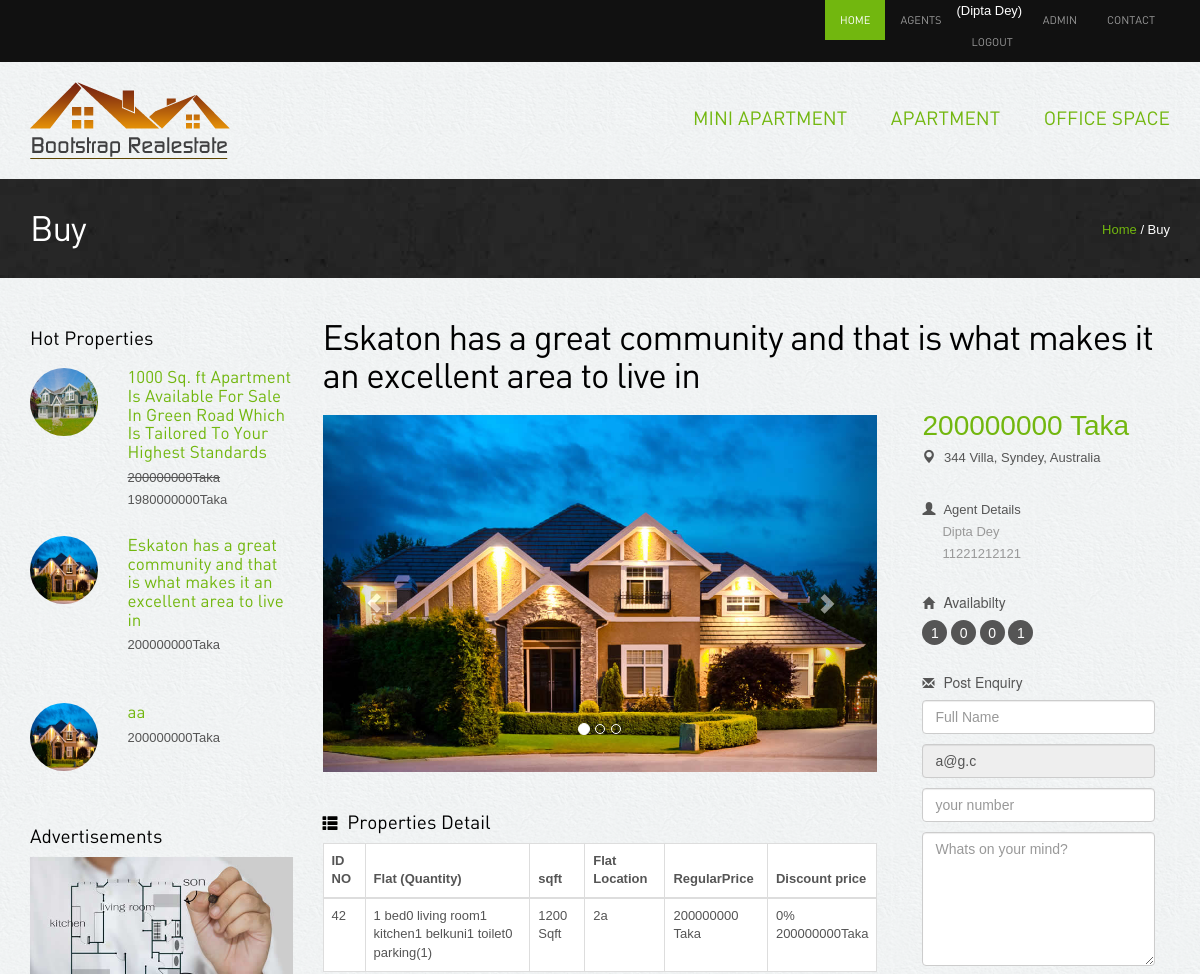
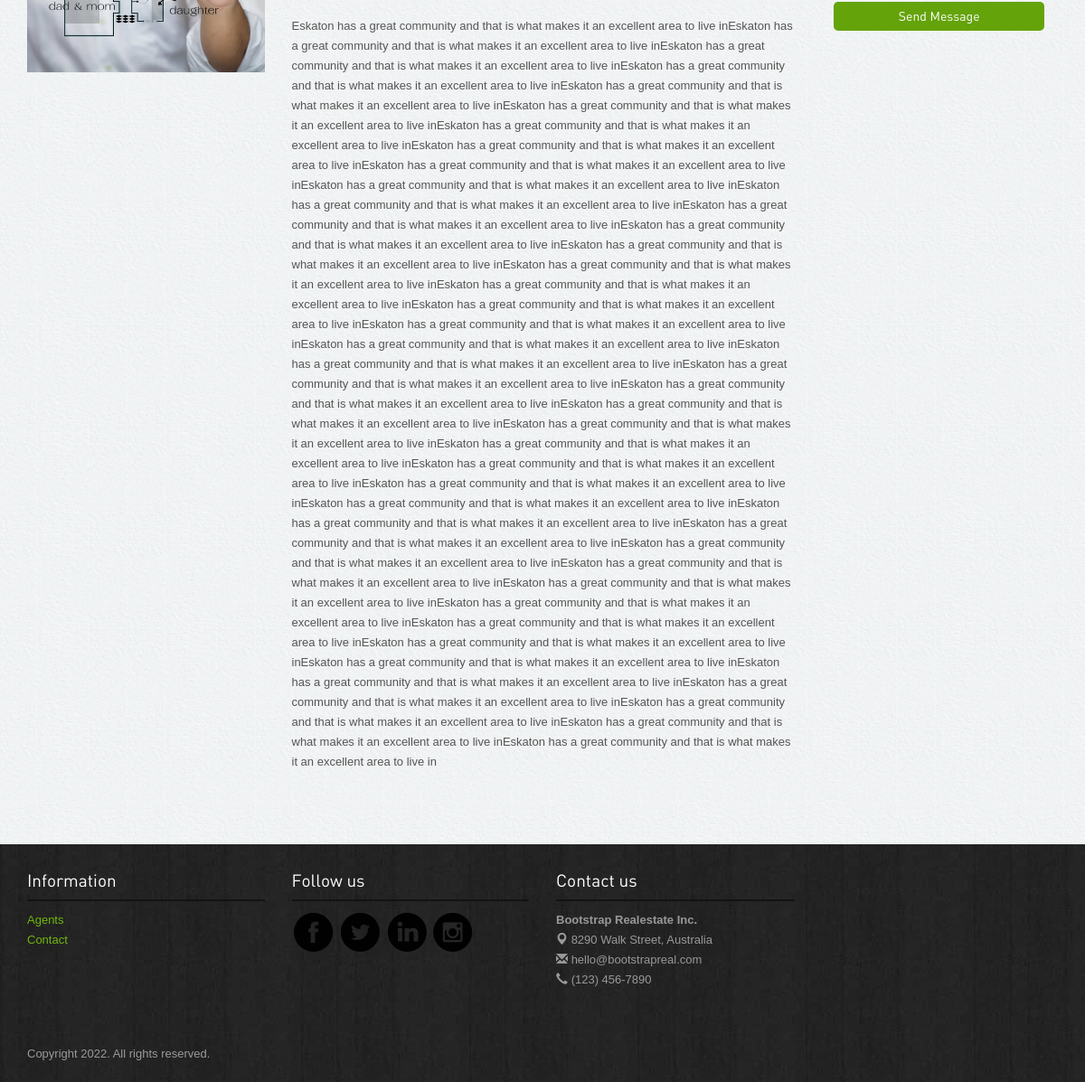
The app's page /property-detail.php?flatid=42 (signed in) with its own data (2 pictures, top to bottom).
### tables this page shows
CREATE TABLE `category` (
  `cat_id` int(11) NOT NULL,
  `cat_name` varchar(151) NOT NULL,
  `flag` int(11) NOT NULL
);

CREATE TABLE `properties` (
  `id` int(11) NOT NULL,
  `cat_id` int(11) NOT NULL,
  `title` varchar(151) NOT NULL,
  `floar` varchar(255) NOT NULL,
  `flatcode` varchar(151) DEFAULT NULL,
  `sqft` varchar(191) NOT NULL,
  `description` text NOT NULL,
  `price` varchar(191) NOT NULL,
  `discount` varchar(191) NOT NULL,
  `status` tinyint(4) NOT NULL,
  `quantity` int(11) NOT NULL,
  `bed_room` int(11) NOT NULL,
  `living_room` int(11) NOT NULL,
  `kitchen` int(11) NOT NULL,
  `parking` int(11) NOT NULL,
  `toilet` int(11) NOT NULL,
  `division` varchar(155) NOT NULL,
  `location` varchar(191) NOT NULL,
  `agent_id` int(11) NOT NULL,
  `image_one` varchar(191) NOT NULL,
  `image_two` varchar(191) NOT NULL,
  `image_three` varchar(191) NOT NULL,
  `belkuni` int(11) NOT NULL
);

CREATE TABLE `users` (
  `user_id` int(11) NOT NULL,
  `name` varchar(191) DEFAULT NULL,
  `email` varchar(191) NOT NULL,
  `phone` varchar(191) DEFAULT NULL,
  `otp` int(11) DEFAULT NULL,
  `status` varchar(50) DEFAULT NULL,
  `password` varchar(191) DEFAULT NULL,
  `about_me` text DEFAULT NULL,
  `division` varchar(155) DEFAULT NULL,
  `address` text DEFAULT NULL,
  `image` varchar(190) DEFAULT NULL,
  `admin_log` tinyint(4) NOT NULL DEFAULT 0,
  `created_at` timestamp NOT NULL DEFAULT current_timestamp()
);

### property-detail.php (the view, shortened to what this page needs)
<?php include'header.php';?>
<div class="inside-banner">
  <div class="container">
    <span class="pull-right"><a href="#">Home</a> / Buy</span>
    <h2>Buy</h2>
</div>
</div>
<?php
$con = new mysqli("localhost", "root", "", "realstate");
 if (empty($_GET['flatid']) || $_GET['flatid']==NULL|| !isset($_GET['flatid'])) {
  echo "<script>window.location='index.php';</script>";
}
else {
  $flatid=$_GET['flatid'];
  $query = "SELECT * FROM properties left join category on category.cat_id=properties.cat_id left join users on users.user_id =properties.agent_id WHERE id=$flatid";
  $result = $con->query($query);
  if ($result->num_rows > 0) {
      $value = mysqli_fetch_array($result);
  }
}
?>
<div class="container">
<div class="properties-listing spacer">
<div class="row">
<div class="col-lg-3 col-sm-4 hidden-xs">
<div class="hot-properties hidden-xs">
<h4>Hot Properties</h4>
<?php
$query = "SELECT * FROM properties Order By  RAND() LIMIT 4";
$result = $con->query($query);
if ($result->num_rows > 0) {
    foreach ($result as $key => $data) {
?>
              <div class="row">
                <div class="col-lg-4 col-sm-5"><img src="<?php echo $data['image_one'] ?>" class="img-responsive img-circle" alt="properties"/></div>
                <div class="col-lg-8 col-sm-7">
                  <h5><a href="property-detail.php?flatid=<?php echo $data['id'] ?>"><?php echo $data['title'] ?></a></h5>
                  <p class="price"><?php  $dis = round(($data['price']*$data['discount'])-(($data['price']*$data['discount'])/100));
        if ($dis!=0) {
          echo "<del>".$data['price']."Taka</del><br>".$dis."Taka";
        }else{
          echo $data['price']."Taka <br><br>";
        }
        ?></p> </div>
              </div>
  <?php } } ?>
</div>
<div class="advertisement">
  <h4>Advertisements</h4>
  <img src="images/advertisements.jpg" class="img-responsive" alt="advertisement">
</div>
</div>
<div class="col-lg-9 col-sm-8 ">
<h2><?php  echo $value['title']; ?></h2>
<div class="row">
  <div class="col-lg-8">
  <div class="property-images">
<div id="myCarousel" class="carousel slide" data-ride="carousel">
      <ol class="carousel-indicators hidden-xs">
        <li data-target="#myCarousel" data-slide-to="0" class="active"></li>
        <li data-target="#myCarousel" data-slide-to="1" class=""></li>
        <li data-target="#myCarousel" data-slide-to="2" class=""></li>
      </ol>
      <div class="carousel-inner">
        <div class="item active">
          <img src="<?php echo $value['image_one'] ?>" class="properties" alt="properties" />
        </div>
      </div>
      <a class="left carousel-control" href="#myCarousel" data-slide="prev"><span class="glyphicon glyphicon-chevron-left"></span></a>
      <a class="right carousel-control" href="#myCarousel" data-slide="next"><span class="glyphicon glyphicon-chevron-right"></span></a>
    </div>
  </div>
  <div class="spacer"><h4><span class="glyphicon glyphicon-th-list"></span> Properties Detail</h4>
  <div class="table-responsive">
                                <table class="table table-bordered" id="dataTable" width="100%" cellspacing="0">
                                    <thead>
                                        <tr>
                                            <th>ID NO</th>
                                            <th>Flat (Quantity)</th>
                                            <th>sqft</th>
                                            <th>Flat Location</th>
                                            <th>RegularPrice</th>
                                            <th>Discount price</th>
                                        </tr>
                                    </thead>
                                    <tbody>
                                        <tr>
                                            <td><?php echo $value['id']; ?></td>
                                            <td><?php echo $value['bed_room']." bed".$value['living_room']." living room". $value['kitchen']." kitchen". $value['belkuni']." belkuni". $value['toilet']." toilet". $value['parking']." parking" . "(".$value['quantity'].")"; ?> </td>
                                            <td><?php echo $value['sqft']; ?> Sqft</td>
                                            <td><?php echo $value['floar']; ?> </td>
                                            <td><?php echo $value['price']; ?> Taka</td>
                                            <td><?php echo $value['discount']."% <br>". round(((100-$value['discount'])*$value['price'])/100); ?>Taka</td>
                                    </tbody>
                                </table>
                            </div>
  <div>
    <?php echo $value['description'];?>
  </div>
  </div>
  </div>
  <div class="col-lg-4">
  <div class="col-lg-12  col-sm-6">
<div class="property-info">
<p class="price"> <?php echo $value['price'];?> Taka</p>
  <p class="area"><span class="glyphicon glyphicon-map-marker"></span>  <?php echo $value['location'];?></p>
  <div class="profile">
  <span class="glyphicon glyphicon-user"></span> Agent Details
  <?php
  $agent = $value['agent_id'];
  $que = "SELECT * FROM users WHERE user_id=$agent";
  $res = $con->query($que);
      $val = mysqli_fetch_array($res);
  ?>
  <p><?php echo $val['name'] ?><br><?php echo $val['phone'] ?></p>
  </div>
</div>
    <h6><span class="glyphicon glyphicon-home"></span> Availabilty</h6>
    <div class="listing-detail">
    <span data-toggle="tooltip" data-placement="bottom" data-original-title="Bed Room"><?php echo $value['bed_room']; ?></span> <span data-toggle="tooltip" data-placement="bottom" data-original-title="Living Room"><?php echo $value['living_room']; ?></span> <span data-toggle="tooltip" data-placement="bottom" data-original-title="Parking"><?php echo $value['parking']; ?></span> <span data-toggle="tooltip" data-placement="bottom" data-original-title="Toilet"><?php echo $value['toilet']; ?></span> </div>
</div>
<div class="col-lg-12 col-sm-6 ">
<div class="enquiry">
  <h6><span class="glyphicon glyphicon-envelope"></span> Post Enquiry</h6>
		<form method="post"  action="">
                <input type="text" id="nane" class="form-control" name="name" placeholder="Full Name"/>
                <input type="text" id="email" class="form-control" value="<?php echo $_SESSION['email']; ?>" readonly name="email" placeholder="you@yourdomain.com"/>
                <input type="text" class="form-control" name="phone" id="phone" placeholder="your number"/>
                <textarea rows="6" class="form-control" name="message" id="message" placeholder="Whats on your mind?"></textarea>
            <button class="btn btn-primary" type="submit" name="sendmsg">Send Message</button>
      </form>
 </div>
</div>
  </div>
</div>
</div>
</div>
</div>
</div>
<?php include'footer.php';?>

### header.php (shortened to what this page needs)
<!DOCTYPE html>
<html lang="en">
<head>
 	<link rel="stylesheet" href="assets/bootstrap/css/bootstrap.css" />
  <link rel="stylesheet" href="assets/style.css"/>
<link rel="stylesheet" href="assets/owl-carousel/owl.carousel.css">
<link rel="stylesheet" href="assets/owl-carousel/owl.theme.css">
    <link rel="stylesheet" type="text/css" href="assets/slitslider/css/style.css" />
    <link rel="stylesheet" type="text/css" href="assets/slitslider/css/custom.css" />
</head>
<body>
<div class="navbar-wrapper">
        <div class="navbar-inverse" role="navigation">
          <div class="container">
            <div class="navbar-collapse  collapse">
              <ul class="nav navbar-nav navbar-right">
               <li class="active"><a href="index.php">Home</a></li>
                <li><a href="agents.php">Agents</a></li>
                <?php
                $con = new mysqli("localhost", "root", "", "realstate");
                  if (isset($_SESSION['admin'])=='admin') { ?>
                    <li><span style="color:white;">(<?php echo $_SESSION['name']; ?>)</span><a href="?logout=logout">Logout</a></li>
                    <?php }else{ ?>
                      <li><a href="login.php">Login</a></li>
                <?php } ?>
                <li><a href="admin/index.php">Admin</a></li>
                <li><a href="contact.php">Contact</a></li>
              </ul>
            </div>
          </div>
        </div>
    </div>
<div class="container">
<div class="header">
<a href="index.php"><img src="images/logo.png" alt="Realestate"></a>
              <ul class="pull-right">
                <?php
                   $query = "SELECT * FROM  category where flag=1 Order By cat_id desc";
                   $result = $con->query($query);
                   foreach ($result as $key => $value) {
                ?>
                <li><a href="allproduct.php?categoryid=<?php echo $value['cat_id']?>"><?php echo $value['cat_name']?></a></li>
                <?php } ?>
              </ul>
</div>
</div>

### assets/style.css (style rules this page uses)
body { color:#555; font:normal 13px/22px Arial; background:url(../images/bgmain.png) #eee; }
h1,h2,h3,h4,h5 { font-weight:normal; font-family: din;margin: 0;padding: 0;color: #000 }
h2 { font-size: 35px; letter-spacing: -1px;margin-bottom: 20px; }
h4 { margin: 10px 0; font-size: 19px; }
h5 { margin: 0 0 5px 0; font-size: 17px; }
h6 { margin: 0 0 10px 0; font-size: 14px; }
h4 span { margin-right: 5px; font-size: 15px; }
h6 span { margin-right: 5px; font-size: 12px; }
p { margin-bottom: 30px; }
a { color:#72b70f; text-decoration:none;outline: none; }
.spacer { margin-top: 40px;margin-bottom:40px; }
select,input { outline: 0; margin-bottom: 20px; }
table { background-color: #fff; }
.btn { border-radius: 5px; font-family: din; outline: none; }
.btn-primary { background: #64a30a;border:none;width: 100%;border-radius: 20px; }
.header { padding: 20px 0; }
.header ul { list-style: none;margin: 0; padding: 0;margin-top: 25px; }
.header ul li { display: inline-block; padding: 0 0 0 40px; }
.header ul li a { font-size: 19px;font-family: din;text-transform: uppercase; }
.navbar-inverse { background-color: #111; }
.navbar-inverse .navbar-nav > li > a { font-size: 11px;padding-top: 10px;padding-bottom: 10px;font-family: din;text-transform: uppercase; }
.navbar-inverse .navbar-nav > .active > a, .navbar-inverse .navbar-nav > .active > a:hover, .navbar-inverse .navbar-nav > .active > a:focus { background-color: #72b70f; }
.listing-detail { margin-bottom: 30px; }
.listing-detail span { color: #fff; width: 25px; height: 25px; background-color: #555;display: inline-block;border-radius:25px; text-align: center;line-height: 26px; font-size: 14px;cursor: crosshair; }
.inside-banner { background:url(../images/bginside.jpg) #222;color: #fff; padding: 30px 0; }
.inside-banner h2 { margin: 0; color: #fff; }
.inside-banner span { margin-top: 10px; }
.hot-properties { margin-bottom: 50px; }
.hot-properties img { width: 68px; height: 68px; }
.hot-properties h4 { margin-bottom: 20px; }
.hot-properties .row { margin-bottom: 20px; }
.hot-properties .row p { margin-bottom: 5px; }
.property-info { margin:0 0 30px 0; }
.property-info span { margin-right: 5px; }
.property-info p { margin-bottom:10px; }
.property-info p.price { font-size: 28px;color: #72b70f;padding:0;border-radius: 5px; }
.property-info .profile { margin-top: 30px; }
.property-info .profile p { padding-left: 20px; color: #999; }
.enquiry input,.enquiry textarea { margin-bottom: 10px; }
.enquiry button { border-radius: 5px; }

### records on screen
category: cat_name "MINI APARTMENT"
category: cat_name "APARTMENT"
category: cat_name "OFFICE SPACE"
properties: image_one (picture), title "1000 Sq. ft Apartment Is Available For Sale In Green Road Which Is Tailored To Your Highest Standards", price "200000000", dis "1980000000"
properties: image_one (picture), title "Eskaton has a great community and that is what makes it an excellent area to live in", price "200000000", id "42", bed_room "1", living_room "0", kitchen "1", belkuni "1", toilet "1", parking "0", quantity "1", sqft "1200", floar "2a", discount "0", ((100-$value['discount'])*$value['price'])/100 "200000000", description "Eskaton has a great community and that is what makes it an excellent area to live inEskaton has a great community and that is what makes it an excellent area to live inEskaton has a great community and that is what makes it an excellent area to live inEskaton has a great community and that is what makes it an excellent area to live inEskaton has a great community and that is what makes it an excellent area to live inEskaton has a great community and that is what makes it an excellent area to live inEskaton has a great community and that is what makes it an excellent area to live inEskaton has a great community and that is what makes it an excellent area to live inEskaton has a great…", location "344 Villa, Syndey, Australia"
properties: image_one (picture), title "aa", price "200000000"
users: name "Dipta Dey", phone "11221212121"

### other values on screen
$_SESSION['name'] "Dipta Dey"
